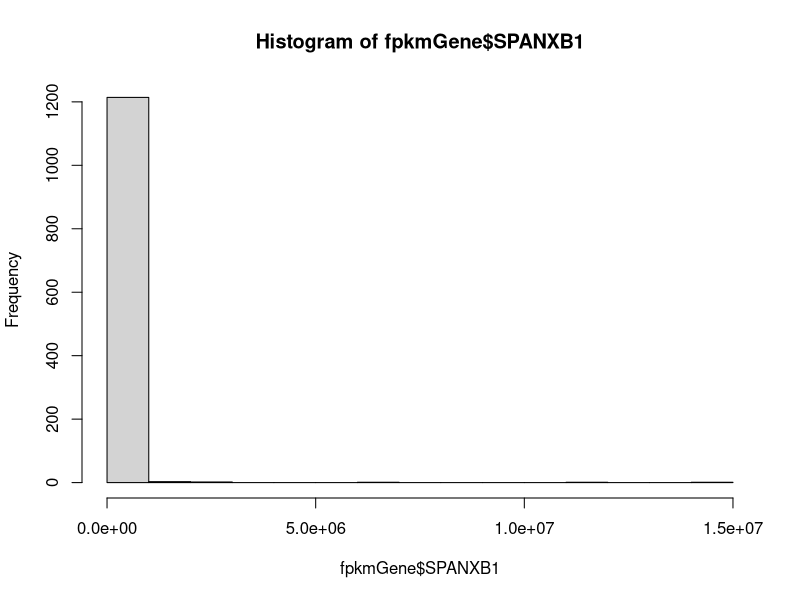
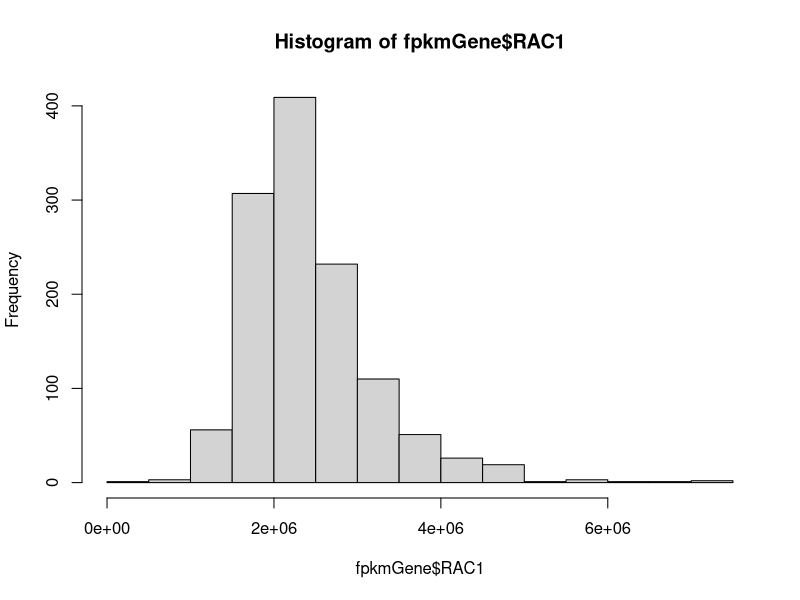
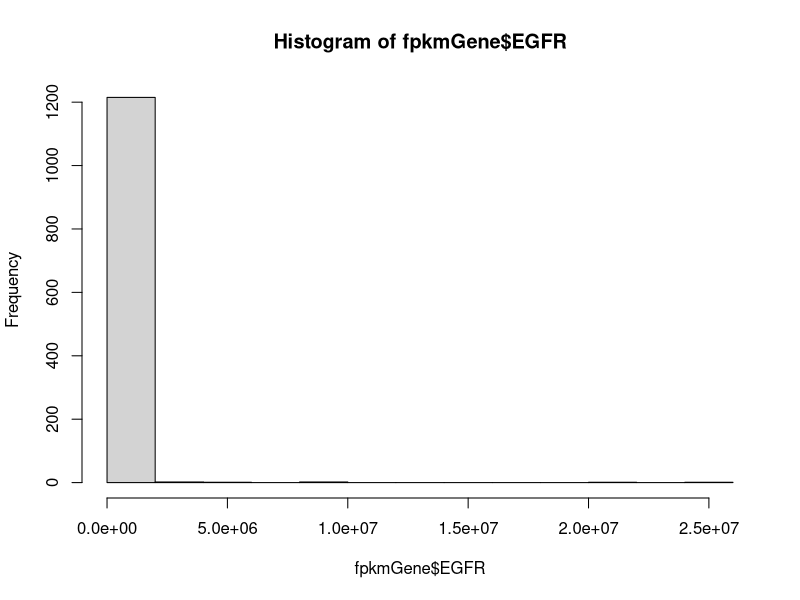
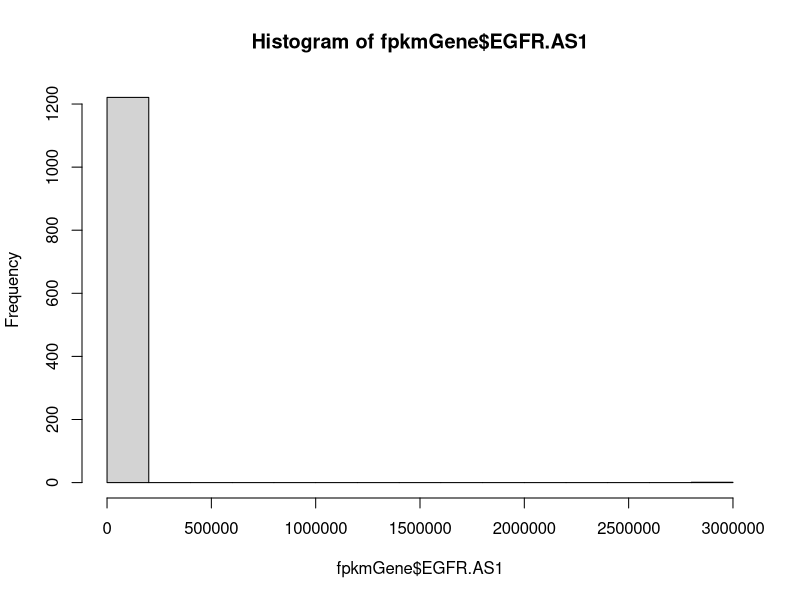
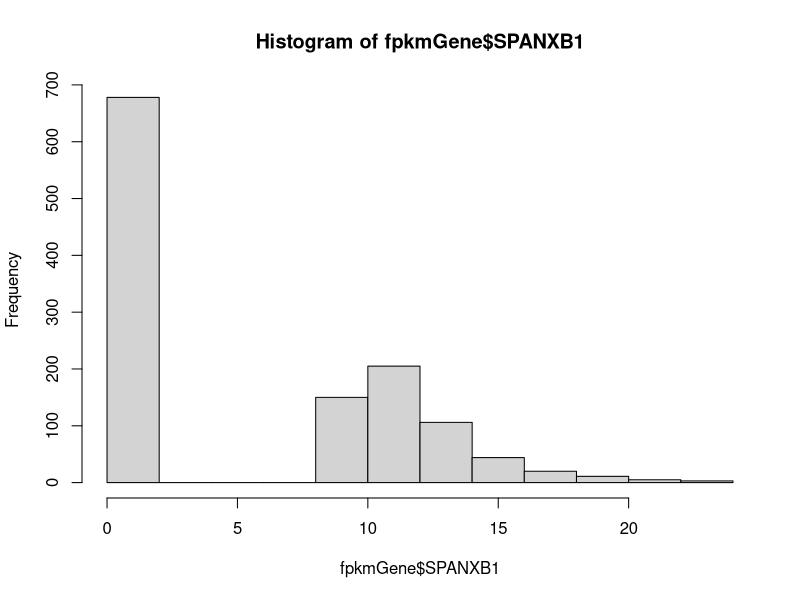
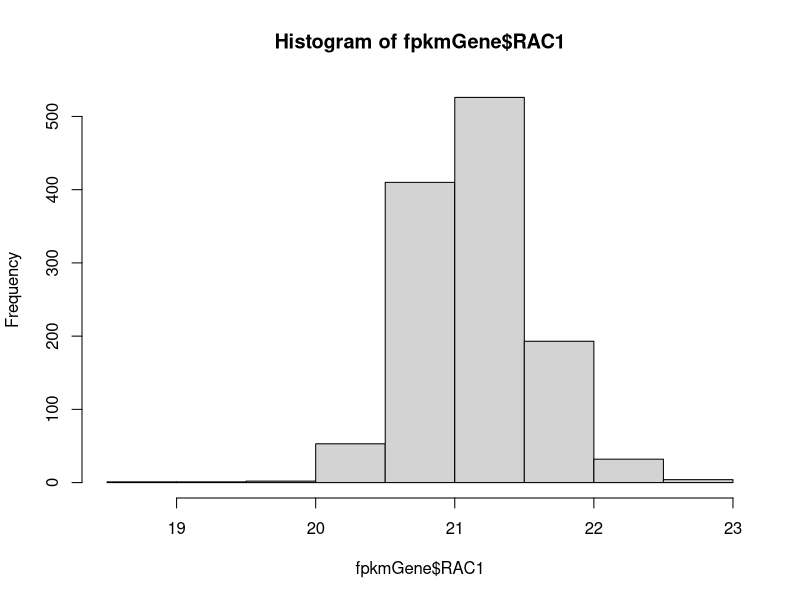
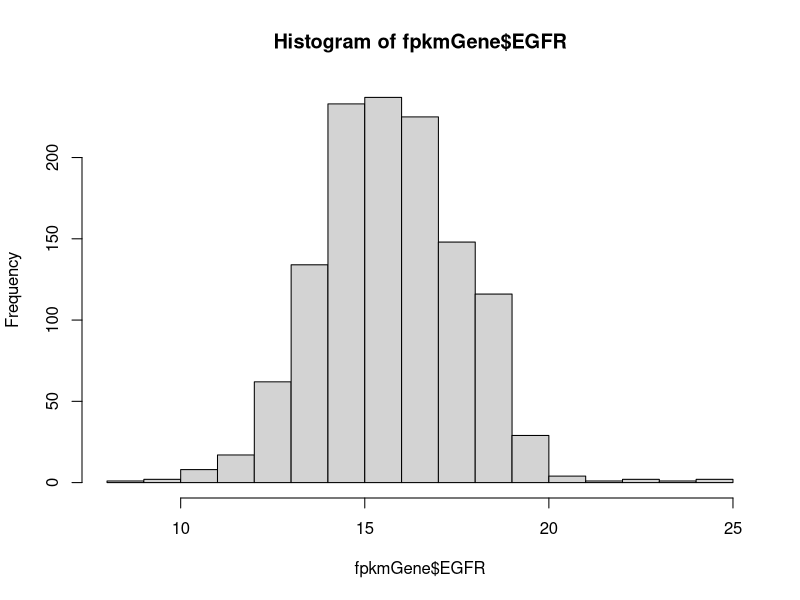
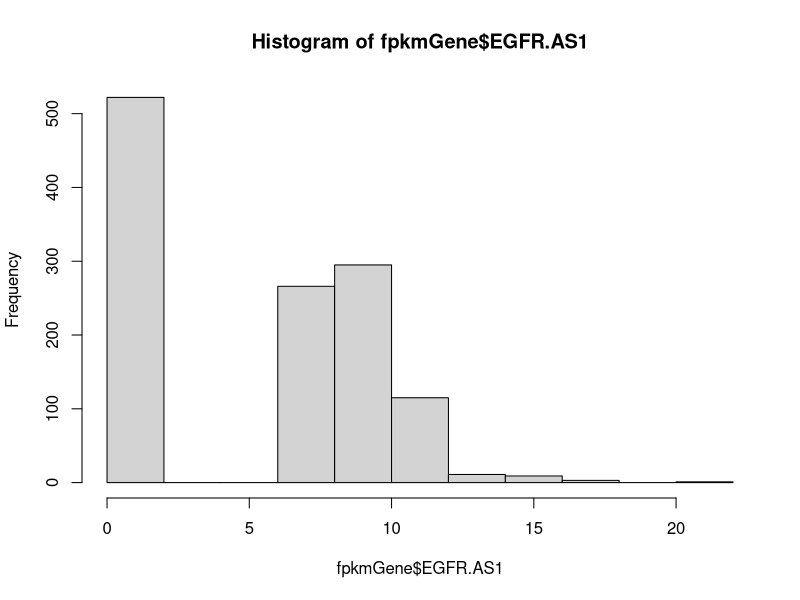

The R script that drew these images, in order: (Note: this script raises an error after producing the figures.)
# analyzing expression data from TCGA 

# load packages
library(dplyr)
library(ggplot2)

# define exclusion subsetting
`%ni%` <- Negate(`%in%`) 

# read in saved data
fpkmGene <- read.table("targetGeneBca.csv")
# see all metadata
colnames(fpkmGene)
# view untransformed distribution
hist(fpkmGene$SPANXB1) # very left skewed 
hist(fpkmGene$RAC1) # slightly left skewed
hist(fpkmGene$EGFR) # very left skewed
hist(fpkmGene$EGFR.AS1) # very left skewed
# save untransformed data
fpkmGeneNolog <- fpkmGene

# log transform gene expression data
fpkmGene[1:9] <- fpkmGene[1:9] + 1 # add one pseudo count to all counts to remove zeros
fpkmGene[1:9] <- log2(fpkmGene[1:9]) # apply log2 transformation

## visualizing data distribution for variables of interest
# not variable or not reported: classification_of_tumor, last_known_disease_status, tumor_grade, progression_or_recurrence, disease_type
hist(fpkmGene$SPANXB1) # left skewed (many zeros)
hist(fpkmGene$RAC1) # fairly normal, slightly left skewed
hist(fpkmGene$EGFR) # normal
hist(fpkmGene$EGFR.AS1) # left skewed (many zeros)
plot(fpkmGene$shortLetterCode) # same (abbreviations): plot(fpkmGene$definition)
table(fpkmGene$shortLetterCode) 
# 113 NT= normal tissue, 1102 TP= primary tumor, 7 TM= metastatic 
table(fpkmGene$tumor_stage) # same: table(fpkmGene$subtype_Converted.Stage)
table(fpkmGene$subtype_AJCC.Stage)
table(fpkmGene$vital_status) #table(fpkmGene$subtype_Vital.Status) has missing data
table(fpkmGene$morphology)
table(fpkmGene$subtype_Metastasis) # same: table(fpkmGene$subtype_Metastasis.Coded)

# triple negative indicators
table(fpkmGene$subtype_ER.Status)
table(fpkmGene$subtype_PR.Status)
table(fpkmGene$subtype_HER2.Final.Status)

## initial data subsets
# assess number of samples with SPANXB1 expression
SB1 <- fpkmGene %>%
  filter(SPANXB1 > 0) # 544 samples with SPANXB1 expression
meta <- fpkmGene %>%
  filter(shortLetterCode == "TM")
norm <- fpkmGene %>%
  filter(shortLetterCode == "NT")
tum <- fpkmGene %>%
  filter(shortLetterCode == "TP")

## Q1 Compare spanxb1 expression between normal and BC patients
# all "normal" samples are paired with a Bca sample
normVcancer <- rbind(norm, tum)
# unpaired, all data
t.test(SPANXB1 ~ shortLetterCode, data = normVcancer) # p=2.2e-16
table(normVcancer$shortLetterCode) # 113 normal, 1102 tumor
ggplot(normVcancer, aes(shortLetterCode, SPANXB1)) + 
  geom_boxplot() +
  ylab("log2 SPANXB1 expression") +
  xlab("tissue type (unpaired)") +
  scale_x_discrete(labels=c("NT" = "normal", "TP" = "tumor")) +
  geom_boxplot() +
  theme_bw() + 
  theme(axis.text=element_text(size=12), axis.title = element_text(size=12))
#ggsave("figures/SPANXB1unpaired.jpg")
# paired
# create paired sample dataset
normVcancerPaired <- normVcancer %>%
  filter(bcr_patient_barcode %in%
           norm$bcr_patient_barcode)
# find patients with more than 1 tumor sample to pair
normVcancerPaired %>% 
  group_by(patient) %>%
  tally() %>%
  filter(n > 2)
# find patients with only 1 normal sample
normVcancerPaired %>%
  group_by(patient) %>%
  tally() %>%
  filter(n == 1)
# only one sample: TCGA-BH-A0BS 
filter(normVcancerPaired, patient == "TCGA-BH-A0BS")
grep("TCGA-BH-A0BS", normVcancerPaired$patient) # remove 67 (no tumor to pair) 
# three or four samples: TCGA-A7-A0DB, TCGA-A7-A0DC, TCGA-A7-A13E
filter(normVcancerPaired, patient == "TCGA-A7-A0DB")
grep("TCGA-A7-A0DB", normVcancerPaired$patient) # remove 182 and 216 (extra tumor)
filter(normVcancerPaired, patient == "TCGA-A7-A0DC")
grep("TCGA-A7-A0DC", normVcancerPaired$patient) # remove 145 (tumor missing metadata)
filter(normVcancerPaired, patient == "TCGA-A7-A13E")
grep("TCGA-A7-A13E", normVcancerPaired$patient) # remove 221 and 226 (extra tumor)
# remove extra samples
normVcancerPaired <- normVcancerPaired[-c(67, 182, 216, 145, 221, 226),]
# sort by barcode
normVcancerPaired <- normVcancerPaired[order(normVcancerPaired$patient),] 
# summarize sample counts
table(normVcancerPaired$shortLetterCode) # 112 NT, 112 TP
# perform t test (paired)
t.test(SPANXB1 ~ shortLetterCode, paired=TRUE, data = normVcancerPaired) # 4.177e-09
ggplot(normVcancerPaired, aes(shortLetterCode, SPANXB1)) + 
  ylab("log2 SPANXB1 expression") +
  xlab("tissue type (paired samples)") +
  scale_x_discrete(labels=c("NT" = "normal", "TP" = "tumor")) +
  geom_boxplot() +
  theme_bw() +
  theme(axis.text=element_text(size=12), axis.title = element_text(size=12))
#ggsave("figures/SPANXB1paired.jpg")

## Q2 Compare spanxb1 expression between metastatic vs. non metastatic BC patients
# combine tumor and metastasis samples
tumVmetaAll <- rbind(tum, meta)
table(tumVmetaAll$shortLetterCode) # 7 TM 1102 TP
# perform t test (unpaired data)
t.test(SPANXB1 ~ definition, data = tumVmetaAll) # 0.7794
ggplot(tumVmetaAll, aes(definition, SPANXB1)) + 
  ylab("log2 SPANXB1 expression") +
  xlab("tissue type") +
  scale_x_discrete(labels=c("TM" = "metastatic", "TP" = "primary tumor")) +
  geom_boxplot() +
  theme_bw() +
  theme(axis.text=element_text(size=12), axis.title = element_text(size=12))
#ggsave("figures/SPANXB1unpairedMetastasis.jpg")
# remove TP for metastatic patients 
TPnoMeta <- tum %>%
  filter(bcr_patient_barcode %ni%
           meta$bcr_patient_barcode)
TPnoMeta <- rbind(TPnoMeta, meta)
# summarize sample counts
table(TPnoMeta$shortLetterCode) # TM 7, TP 1095
# perform t test (unpaired data, with TP from metastasis patients removed)
t.test(SPANXB1 ~ shortLetterCode, data = TPnoMeta) # p=0.7739
ggplot(TPnoMeta, aes(definition, SPANXB1)) + 
  ylab("log2 SPANXB1 expression") +
  xlab("tissue type") +
  scale_x_discrete(labels=c("TM" = "metastatic", "TP" = "primary tumor")) +
  geom_boxplot() +
  theme_bw() +
  theme(axis.text=element_text(size=12), axis.title = element_text(size=12))
#ggsave("figures/SPANXB1unpairedMetastasisFiltered.jpg")
# paired
# create paired metastatic/nonmetastatic sample dataset
tumMet <- tum %>%
  filter(bcr_patient_barcode %in%
           meta$bcr_patient_barcode)
tumVmetPaired <- rbind(tumMet, meta)
# summarize sample counts
table(tumVmetPaired$shortLetterCode) # 7 pairs
# sort for paired samples
tumVmetPaired <- tumVmetPaired[order(tumVmetPaired$patient)]
# perform t test
t.test(SPANXB1 ~ shortLetterCode, data = tumVmetPaired) # 0.4917
ggplot(tumVmetPaired, aes(shortLetterCode, SPANXB1)) + 
  ylab("log2 SPANXB1 expression") +
  xlab("tissue type (paired samples)") +
  scale_x_discrete(labels=c("TM" = "metastatic", "TP" = "tumor")) +
  geom_boxplot() +
  theme_bw() +
  theme(axis.text=element_text(size=12), axis.title = element_text(size=12))
#ggsave("figures/SPANXB1pairedMetastasis.jpg")

## Q3 Compare spanxb1 expression with clinical stages of BC patients
table(fpkmGene$subtype_AJCC.Stage) # missing data are "[Not Available]"
table(fpkmGene$tumor_stage) # missing data are "not reported"
# compare AJCC stages
AJCC <- tum %>%
  filter(subtype_AJCC.Stage != "[Not Available]") %>%
  filter(subtype_AJCC.Stage != "Stage X")
table(AJCC$subtype_AJCC.Stage)
# perform ANOVA
summary(aov(SPANXB1 ~ subtype_AJCC.Stage, data = AJCC)) # 0.907
ggplot(AJCC, aes(subtype_AJCC.Stage, SPANXB1)) + 
  ylab("log2 SPANXB1 expression") +
  xlab("stage") +
  scale_x_discrete(labels=c("Stage I" = "I", "Stage IA" = "IA", "Stage IB" = "IB", "Stage II" = "II", "Stage IIA" = "IIA", "Stage IIB" = "IIB", "Stage III" = "III", "Stage IIIA" = "IIIA", "Stage IIIB" = "IIIB", "Stage IIIC" = "IIIC", "Stage IV" = "IV")) +
  geom_boxplot() +
  theme_bw() 
#ggsave("figures/SPANXB1.AJCC.jpg")
# AJCC stages with zeros removed
AJCC_filt <- AJCC %>%
  filter(SPANXB1 > 0)
table(AJCC_filt$subtype_AJCC.Stage)
summary(aov(SPANXB1 ~ subtype_AJCC.Stage, data = AJCC_filt)) # 0.0346
ggplot(AJCC_filt, aes(subtype_AJCC.Stage, SPANXB1)) + 
  ylab("log2 SPANXB1 expression") +
  xlab("stage") +
  scale_x_discrete(labels=c("Stage I" = "I", "Stage IA" = "IA", "Stage IB" = "IB", "Stage II" = "II", "Stage IIA" = "IIA", "Stage IIB" = "IIB", "Stage III" = "III", "Stage IIIA" = "IIIA", "Stage IIIB" = "IIIB", "Stage IIIC" = "IIIC", "Stage IV" = "IV")) +
  geom_boxplot() +
  theme_bw() 
#ggsave("figures/SPANXB1.AJCC_filt.jpg")
# compare tumor stages
stage <- tum %>%
  filter(tumor_stage != "not reported") %>%
  filter(tumor_stage != "stage x")
table(stage$tumor_stage)
# perform ANOVA
summary(aov(SPANXB1 ~ tumor_stage, data = stage)) #p=0.514
ggplot(stage, aes(tumor_stage, SPANXB1)) + 
  ylab("log2 SPANXB1 expression") +
  xlab("stage") +
  scale_x_discrete(labels=c("stage i" = "I", "stage ia" = "IA", "stage ib" = "IB", "stage ii" = "II", "stage iia" = "IIA", "stage iib" = "IIB", "stage iii" = "III", "stage iiia" = "IIIA", "stage iiib" = "IIIB", "stage iiic" = "IIIC", "stage iv" = "IV")) +
  geom_boxplot() +
  theme_bw() 
#ggsave("figures/SPANXB1.stage.jpg")

## Q4 Compare spanxb1 expression between ER/PR/HER2 positive vs. ER/PR/HER2 negative (a.k.a.TNBC) patients
# extract triple negative from tumor samples
TNBCneg <- tum %>% 
  filter(subtype_ER.Status == "Negative" & subtype_PR.Status == "Negative" & subtype_HER2.Final.Status == "Negative") %>%
  mutate(triple = "negative")
# extract triple positive from tumor samples
TNBCpos <- tum %>% 
  filter(subtype_ER.Status == "Positive" & subtype_PR.Status == "Positive" & subtype_HER2.Final.Status == "Positive") %>%
  mutate(triple = "positive")
# combine triple negative and all positive
TNBCboth <- rbind(TNBCneg, TNBCpos) # 118 TNBC, 59 all positive
# perform t test 
t.test(SPANXB1 ~ triple, data=TNBCboth) # 0.06836
ggplot(TNBCboth, aes(triple, SPANXB1)) + 
  ylab("log2 SPANXB1 expression") +
  xlab("ER/PR/HER2 status") +
  geom_boxplot() +
  theme_bw() +
  theme(axis.text=element_text(size=12), axis.title = element_text(size=12))
#ggsave("figures/SPANXB1TNBC.jpg")

## Q5 Compare spanxb1 expression between metastatic vs. non metastatic TNBC patients
table(TNBCneg$shortLetterCode) #no TNBC neg or pos are metastatic

## Q6 Compare spanxb1 expression with survival outcome of TNBC patients
table(TNBCneg$vital_status) # 100 alive, 18 dead 
# SPANXB1 and vital status
t.test(SPANXB1 ~ vital_status, data=TNBCneg) # 0.1257
ggplot(TNBCneg, aes(vital_status, SPANXB1)) + 
  ylab("log2 SPANXB1 expression") +
  xlab("vital status") +
  geom_boxplot() +
  theme_bw() +
  theme(axis.text=element_text(size=12), axis.title = element_text(size=12))
#ggsave("figures/SPANXB1.TNBCneg.vital.jpg")

## Q7 Compare spanxb1 expression with survival outcome of ER/PR/HER2 positive patients alone and in combination (e.g., co-expression of genes)
table(TNBCpos$vital_status) # 52 alive, 7 dead 
# SPANXB1 and vital status of triple positive patients
t.test(SPANXB1 ~ vital_status, data=TNBCpos) # 0.9511
ggplot(TNBCpos, aes(vital_status, SPANXB1)) + 
  ylab("log2 SPANXB1 expression") +
  xlab("vital status") +
  geom_boxplot() +
  theme_bw() +
  theme(axis.text=element_text(size=12), axis.title = element_text(size=12))
#ggsave("figures/SPANXB1.TNBCpos.vital.jpg")
# SPANXB1, ER+ (subtype_ER.Status) and vital status
table(fpkmGene$subtype_ER.Status) # 175 Negative, 591 Positive, Indeterminate, Not Performed, Performed but Not Available
SP.ER <- fpkmGene %>% 
  filter(subtype_ER.Status == "Positive" | subtype_ER.Status == "Negative")
# logistic regression
SP.ER.mod <- glm(vital_status ~ SPANXB1 + subtype_ER.Status, data = SP.ER, family = "binomial")
summary(SP.ER.mod) # nope
# odds ratio and 95% CI
exp(cbind(OR = coef(SP.ER.mod), confint(SP.ER.mod)))
# SPANXB1, PR+ (subtype_PR.Status) and vital status
table(fpkmGene$subtype_PR.Status) # 247 Negative, 516 Positive
SP.PR <- fpkmGene %>% 
  filter(subtype_PR.Status == "Positive" | subtype_PR.Status == "Negative")
# logistic regression
SP.PR.mod <- glm(vital_status ~ SPANXB1 + subtype_PR.Status, data = SP.PR, family = "binomial")
summary(SP.PR.mod) # nope
# odds ratio and 95% CI
exp(cbind(OR = coef(SP.PR.mod), confint(SP.PR.mod)))
# SPANXB1, HER2+ (subtype_HER2.Final.Status) and vital status
table(fpkmGene$subtype_HER2.Final.Status) # 642 Negative, 111 Positive
SP.HER <- fpkmGene %>% 
  filter(subtype_HER2.Final.Status == "Positive" | subtype_HER2.Final.Status == "Negative")
# logistic regression
SP.HER.mod <- glm(vital_status ~ SPANXB1 + subtype_HER2.Final.Status, data = SP.HER, family = "binomial")
summary(SP.HER.mod) # nope
# odds ratio and 95% CI
exp(cbind(OR = coef(SP.HER.mod), confint(SP.HER.mod)))
# SPANXB1 and ER/PR/HER2+
SP.PR.ER.HER <- fpkmGene %>% 
  filter(subtype_PR.Status == "Positive" | subtype_PR.Status == "Negative") %>%
  filter(subtype_ER.Status == "Positive" | subtype_ER.Status == "Negative") %>%
  filter(subtype_HER2.Final.Status == "Positive" | subtype_HER2.Final.Status == "Negative")
# logistic regression
SP.PR.ER.HER.mod <- glm(vital_status ~ SPANXB1 + subtype_PR.Status + subtype_ER.Status + subtype_HER2.Final.Status, data = SP.PR.ER.HER, family = "binomial")
summary(SP.PR.ER.HER.mod) # nope
# odds ratio and 95% CI
exp(cbind(OR = coef(SP.HER.mod), confint(SP.HER.mod)))

## Q8 Compare RAC1/SPANXB1 expression together in normal vs. TNBC
# aggregate data from norm and TNBC
normTNBC <- rbind(norm, TNBCneg[,-94]) # removes column triple
table(normTNBC$shortLetterCode) # 113 normal, 118 TNBC (unpaired)
# linear regression (only normal)
norm.mod <- lm(SPANXB1 ~ RAC1, data=norm)
summary(norm.mod) # p=0.697, R2=0.001371
# linear regression (only TNBC)
TNBCmod <- lm(SPANXB1 ~ RAC1, data=TNBCneg)
summary(TNBCmod) # p=0.1707, R2=0.1612
# plot both together
ggplot(normTNBC, aes(SPANXB1, RAC1, col=shortLetterCode)) +
  geom_point() +
  ylab("log2 RAC1 expression") +
  xlab("log2 SPANXB1 expression") +
  theme_bw() +
  theme(legend.position="none") + # blue=TNBC, red=normal
  geom_smooth(data=subset(normTNBC, shortLetterCode == "TP"), method = "lm", se = FALSE) +
  geom_smooth(data=subset(normTNBC, shortLetterCode == "NT"), method = "lm", se = FALSE)
#ggsave("figures/SPANXB1.RAC1.TNBC.jpg")
# linear regression (only normal)
normExp <- norm %>%
  filter(SPANXB1 > 0.000000) %>%
  filter(RAC1 > 0.000000)
normExp.mod <- lm(SPANXB1 ~ RAC1, data=normExp)
summary(normExp.mod) # p=0.7759, R2=0.005982
# linear regression (only TNBC)
TNBCexp <- TNBCneg %>%
  filter(SPANXB1 > 0.000000) %>%
  filter(RAC1 > 0.000000)
TNBCexp.mod <- lm(SPANXB1 ~ RAC1, data=TNBCexp)
summary(TNBCexp.mod) # p=0.07648, R2=0.06265
# filter for only expression > 0 for both
bothExp <- normTNBC %>%
  filter(SPANXB1 > 0.000000) %>%
  filter(RAC1 > 0.000000)
# plot both together
ggplot(bothExp, aes(SPANXB1, RAC1, col=shortLetterCode)) +
  geom_point() +
  ylab("log2 RAC1 expression") +
  xlab("log2 SPANXB1 expression") +
  theme_bw() +
  theme(legend.position="none") + # blue=TNBC, red=normal
  geom_smooth(data=subset(bothExp, shortLetterCode == "TP"), method = "lm", se = FALSE) +
  geom_smooth(data=subset(bothExp, shortLetterCode == "NT"), method = "lm", se = FALSE)
#ggsave("figures/SPANXB1.RAC1.TNBC.filtered.jpg")

## Q9 Compare RAC1/SPANXB1 expression in metastatic vs. not met TNBC
table(TNBCneg$shortLetterCode) #no TNBC neg are metastatic

## Q10 Compare RAC1/SPANXB1 expression with survival of TNBC
table(TNBCneg$vital_status) # 100 alive, 18 dead
# linear regression (only live)
TNBClive <- TNBCneg %>%
  filter(vital_status == "alive")
TNBClive.mod <- lm(SPANXB1 ~ RAC1, data=TNBClive)
summary(TNBClive.mod) # p=0.2782, R2=0.01199
# linear regression (only dead)
TNBCdead <- TNBCneg %>%
  filter(vital_status == "dead")
TNBCdead.mod <- lm(SPANXB1 ~ RAC1, data=TNBCdead)
summary(TNBCdead.mod) # p=0.4423, R2=0.03735
# plot both together
ggplot(TNBCneg, aes(SPANXB1, RAC1, col=vital_status)) +
  geom_point() +
  ylab("log2 RAC1 expression") +
  xlab("log2 SPANXB1 expression") +
  theme_bw() +
  theme(legend.position="none") + # blue=dead, red=alive
  geom_smooth(data=subset(bothExp, vital_status == "dead"), method = "lm", se = FALSE) +
  geom_smooth(data=subset(bothExp, vital_status == "alive"), method = "lm", se = FALSE)
#ggsave("figures/SPANXB1.RAC1.vital.jpg")
# logistic regression 
SP.RAC.mod <- glm(vital_status ~ SPANXB1 + RAC1, data = TNBCneg, family = "binomial")
summary(SP.RAC.mod) # nope
# odds ratio and 95% CI
exp(cbind(OR = coef(SP.RAC.mod), confint(SP.RAC.mod)))

# Q11 Compare EGFR/SPANXB1 expression together in normal vs. TNBC
table(normTNBC$shortLetterCode) # 113 normal, 118 TNBC (unpaired)
# linear regression (only normal)
norm.mod <- lm(SPANXB1 ~ EGFR, data=norm)
summary(norm.mod) # p=0.7676, R2=0.0007897
# linear regression (only TNBC)
TNBCmod <- lm(SPANXB1 ~ EGFR, data=TNBCneg)
summary(TNBCmod) # p=0.528, R2=0.003441
# plot both together
ggplot(normTNBC, aes(SPANXB1, EGFR, col=shortLetterCode)) +
  geom_point() +
  ylab("log2 EGFR expression") +
  xlab("log2 SPANXB1 expression") +
  theme_bw() +
  theme(legend.position="none") + # blue=TNBC, red=normal
  geom_smooth(data=subset(normTNBC, shortLetterCode == "TP"), method = "lm", se = FALSE) +
  geom_smooth(data=subset(normTNBC, shortLetterCode == "NT"), method = "lm", se = FALSE)

# Q12 Compare EGFR/SPANXB1 expression with survival of TNBC
# logistic regression 
SP.EG.mod <- glm(vital_status ~ SPANXB1 + EGFR, data = TNBCneg, family = "binomial")
summary(SP.EG.mod) # nope
# odds ratio and 95% CI
exp(cbind(OR = coef(SP.RAC.mod), confint(SP.RAC.mod)))

## use Wilcoxin signed-rank or Mann-Whitney for small sample sizes?

## web tool for Kaplan Meier plots: http://kmplot.com/analysis/index.php?p=service&cancer=breast#

## correct for multiple comparisons?

# rlog from DESeq2 as alternative transformation method

## permutation tests (requires at least two groups of six samples)
# calculate test statistic for dataset
# permute labels on samples at random 1000 times
# recalculate test statistic for each of 1000 permuted datasets
# calculate percentage of permuted test statistics exceed original
